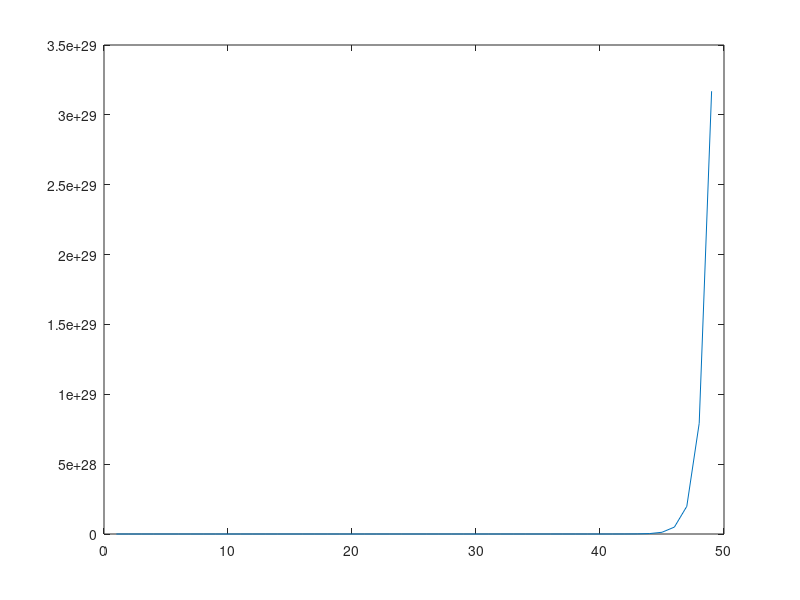

Write MATLAB code to recreate this figure.
% Brian Knotten
% CS 1675
% Homework 1

% 1. Generate 1 1000000x1 (one (one million by one) vector of random numbers
% from a Gaussian (normal) distribution with mean of 0 and standard deviation
% of 5. Use Matlab's randn function.

m = 0;
d = 5;
v = d.*randn(1000000, 1) + m;

% 2. Add 1 to every value in the previous list, by using a loop. To determine
% how many times to loop, use Matlab's size function. Time this operation
% and print the number in the code. (Use Matlab's documentation to find out
% how to time operations.)

tic
for i = 1:size(v)
    v(i,:) = v(i,:) + 1;
end
toc

% 3. Now add 1 to every value in the original random vector, without
% using a loop. Time this operation, print the time and write it down.
% Use a different way to print the number than the method you used above.
% (See ways to print numbers at the beginning of the Matlab tutorial script.)

tic
v + 1;
t = toc;
disp("Elapsed time " + t)

% 4. Plot the exponential function 2.^x, for non-negative even values
% of x smaller than 100, without using loops.

x = 2:2:98;
plot(2.^x)

% 5. Create two matrices A and B which, when added together, result
% in a 10x10 matrix C containing all numbers from 1 to 100. In other
% words, when I add A and B and convert the result to vector form,
% I should get a vector containing all numbers from 1 to 100. In code,
% C = A + B; assert(all(C(:) == (1:100)') == 1); Each matrix should
% only be created with a single command (no loops).

A = reshape(0.5:0.5:50, 10, 10, []);
B = reshape(0.5:0.5:50, 10, 10, []);
C = A + B

% 6. Generate two random matrices A and B, and compute their product
% by hand, using loops. The size of the first matrix should be [5, 3]
% and of the second [3, 5]. Check your code by comparing the loop-computed
% product with the product that you get from Matlab's A*B. You can use loops.

A = rand(5, 3);
B = rand(3, 5);
[rowA, colA] = size(A);
[rowB, colB] = size(B);
product = zeros(rowA, colB);
for row = 1 : rowA
    for col = 1 : colB
        sum = 0;
        for i = 1 : colA
            sum = sum + A(row, i) * B(i, col);
        end
        product(row, col) = sum;
    end
end
product
productCheck = A * B

% 7. Show three ways to compute an inner product between two vectors.

% Method 1: A^T * B = inner product of A and B
A = [1;2;3;4]
B = [5;6;7;8]
transpose = A' * B

% Method 2: Use Matlab's dot function
dotFunc = dot(A, B)

% Method 3: Use loops and calculate it by hand:
loop = 0;
for k = 1:A(end)
    loop = loop + (A(k) * B(k));
end
loop

% 8. Compute and print the L1-norm and L2-norm for each of the
% following two vectors: x1 = [0.5 0 1.5] and x2 = [1 1 0].
% Verify your answer against the Matlab function norm.

x1 = [0.5, 0, 1.5];
x2 = [1, 1, 0];
x1L1 = 0;
x2L1 = 0;
x1L2 = 0;
x2L2 = 0;

for i = 1:3
    x1L1 = x1L1 + abs(x1(i));
    x2L1 = x2L1 + abs(x2(i));
    x1L2 = x1L2 + x1(i)^2;
    x2L2 = x2L2 + x2(i)^2;
end
x1L2 = sqrt(x1L2);
x2L2 = sqrt(x2L2);

assert(norm(x1,1) == x1L1)
assert(norm(x2,1) == x2L1)
assert(norm(x1,2) == x1L2)
assert(norm(x2,2) == x2L2)

% 9. Use Matlab to solve the system of linear equations:
% 2x + y + 3z = 1;
% 2x + 6y + 8z = 3;
% 6x + 8y + 18z = 5.

A = [2 1 3; 2 6 8; 6 8 18];
B = [1; 3; 5];
sysLinEq= A\B

% 12. We have the following training set: a red circle, a blue triangle,
% a blue circle, a green triangle, and a red square. Represent each of
% these samples as a feature vector, using the same representation
% scheme/strategy. Write a comment to explain the meaning of each dimension
% in your representation, i.e. what feature it corresponds to, and what
% the possible values of that feature are.

% The first dimension corresponds to the color of the sample: 0 = red,
% 1 = blue, 2 = green.
% The second dimension corresponds to the shape of the sample: 0 = circle,
% 1 = triangle, 2 = square
redCircle = [0 0]
blueTriangle = [1 1]
blueCircle = [1 0]
greenTriangle = [2 1]
redSquare = [0 2]

